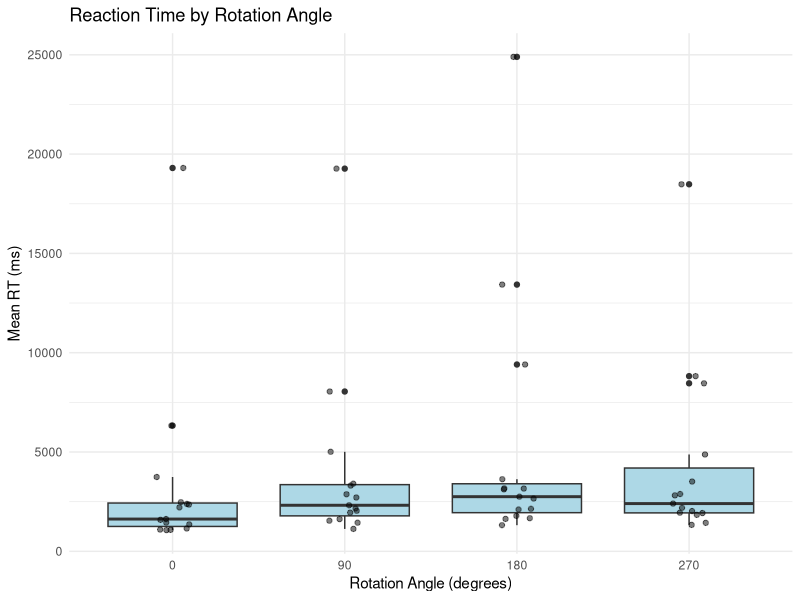
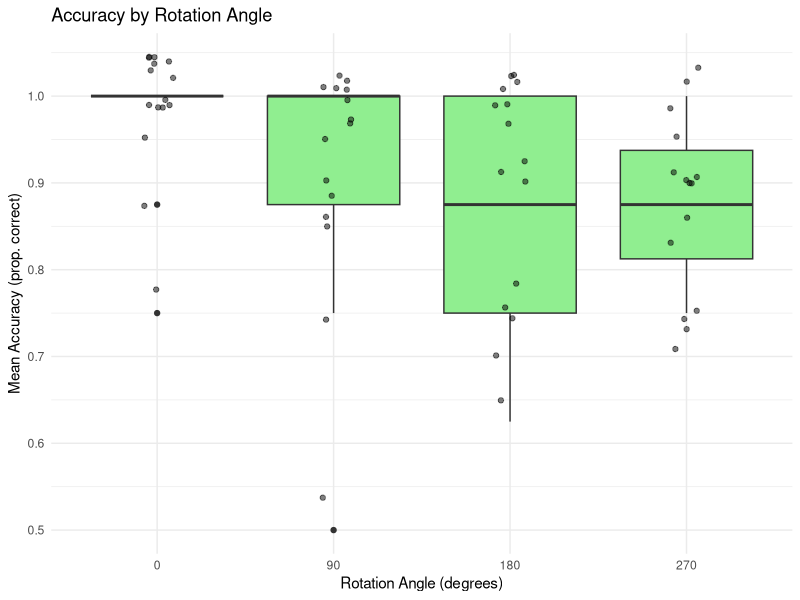
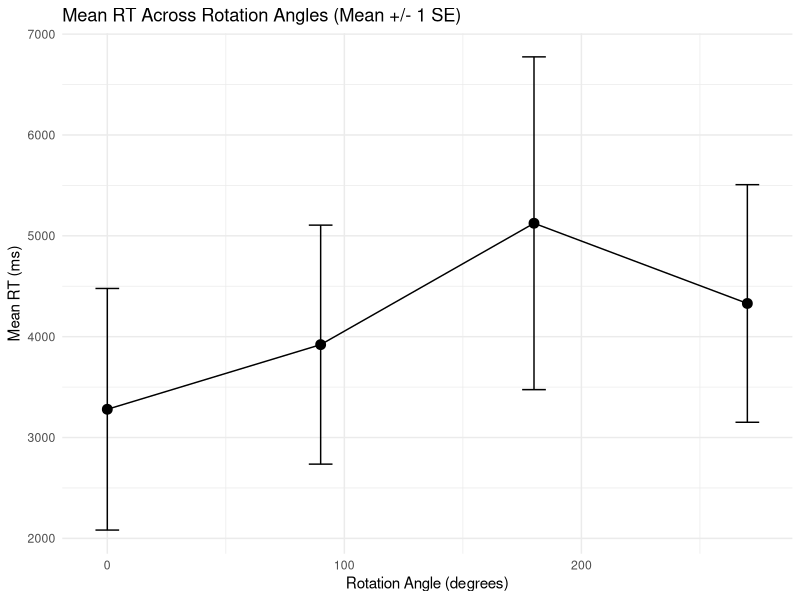
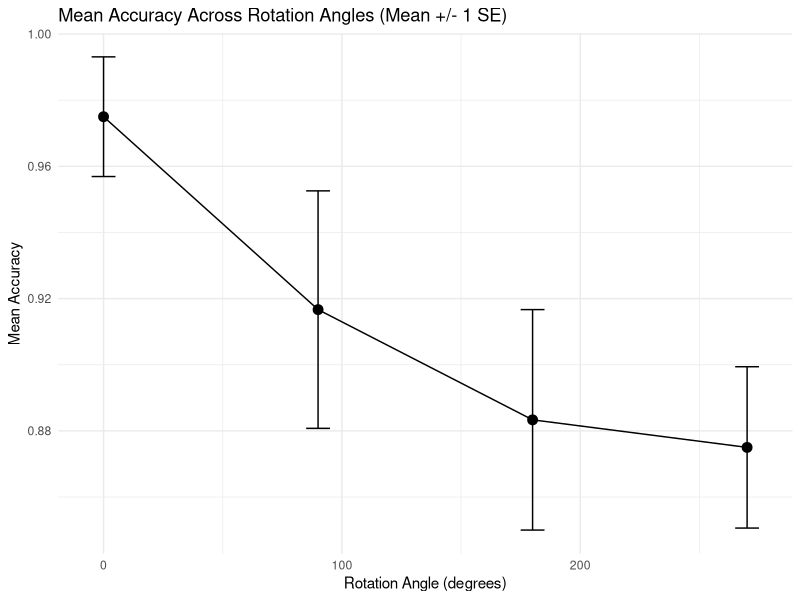
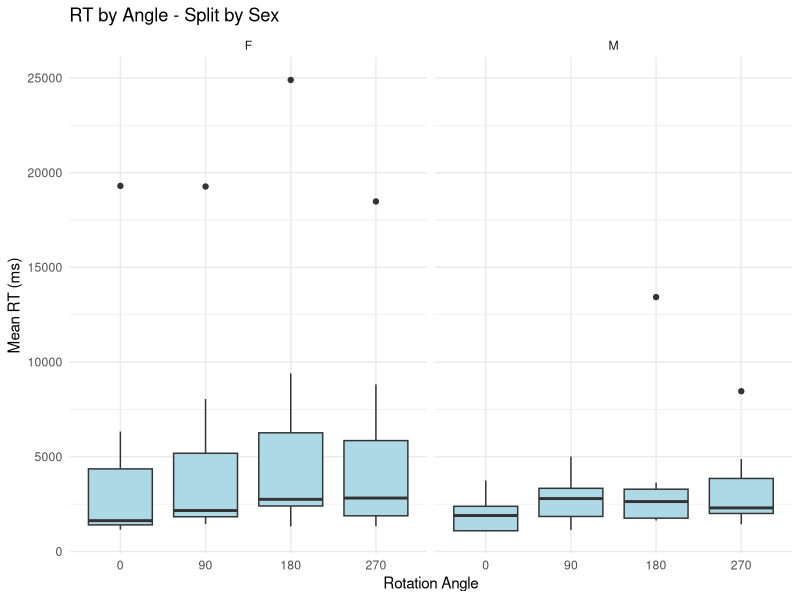
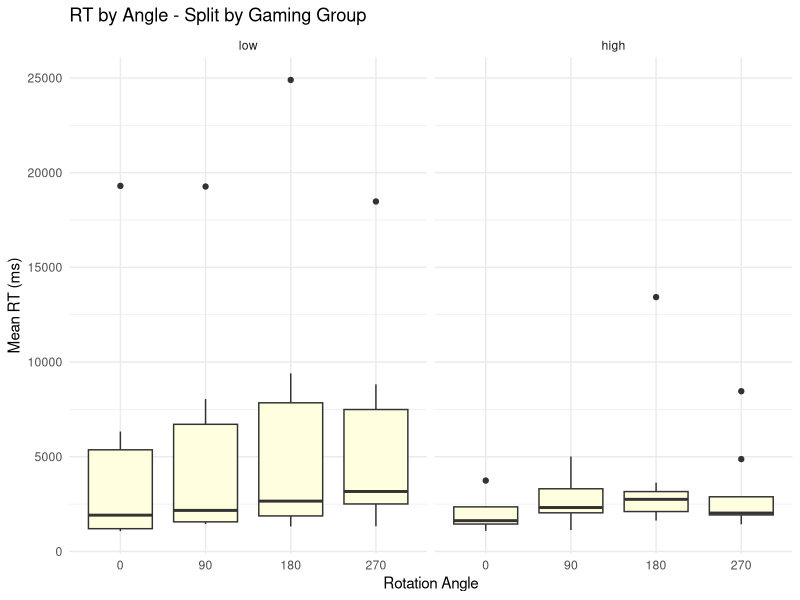
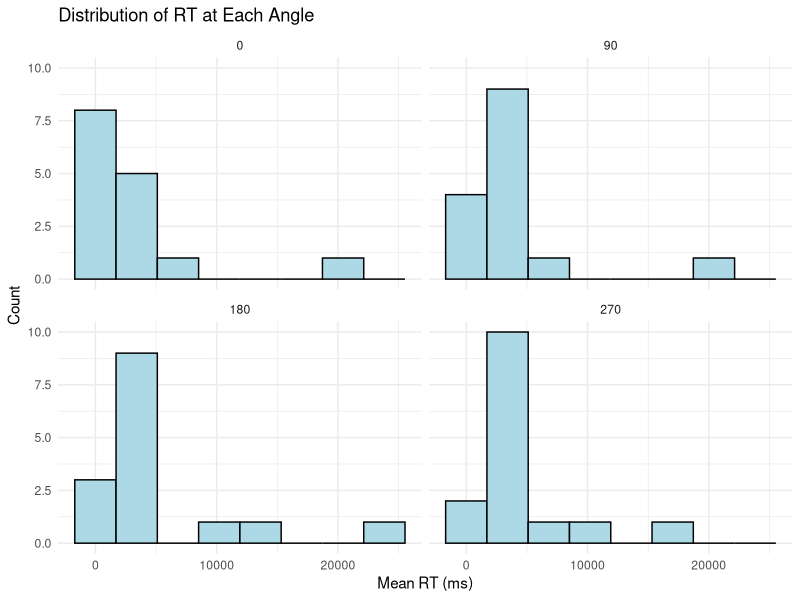
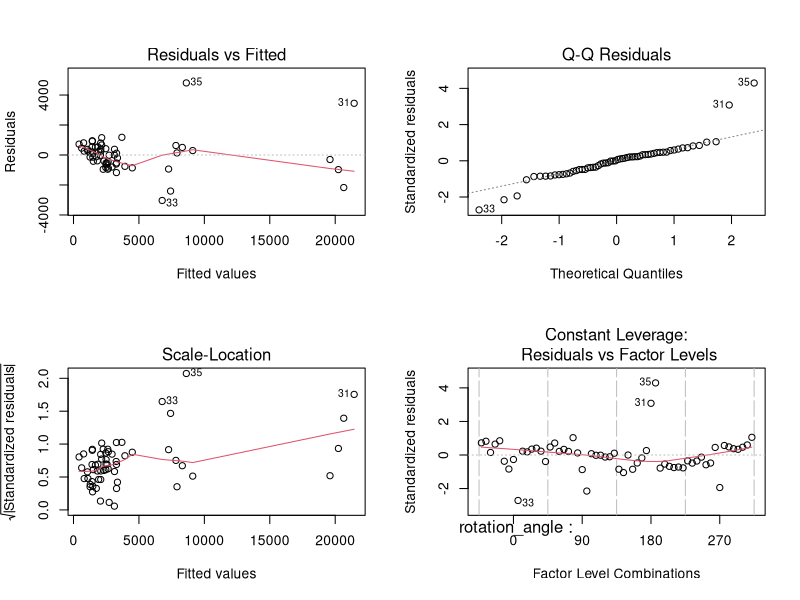

Write the R code that produced these figures, in order.
# MIE237 Final Project R Code - Mental Rotation Analysis
# Baron Liu, Ian Fong, Arya Lum

library(tidyverse)
library(emmeans)

# 1. load and prep data for ANOVA analysis

# read dataset
all_data <- read_csv("full_dataset.csv", show_col_types = FALSE)

# set up factors 
all_data <- all_data %>%
  mutate(
    participant_id = factor(participant_id),
    rotation_angle = factor(rotation_angle, levels = c(0, 90, 180, 270)),
    sex = factor(sex),
    # categorize gaming experience based on hours per week: <5 = "low", >=5 = "high"
    gaming_group = factor(
      ifelse(gaming_hrs_week < 5, "low", "high"),
      levels = c("low", "high")
    )
  )

glimpse(all_data)

# 2. aggregate to participant-level means
# anova needs one value per person per condition
# so average each participant's 8 trials at each angle

summ <- all_data %>%
  group_by(participant_id, rotation_angle, sex, gaming_group, gaming_hrs_week) %>%
  summarize(
    mean_rt = mean(rt_ms),
    mean_acc = mean(correct),
    .groups = "drop"
  )

# 3. descriptive statistics

# rt by angle
summ %>%
  group_by(rotation_angle) %>%
  summarize(
    n = n(),
    mean = mean(mean_rt),
    sd = sd(mean_rt),
    median = median(mean_rt),
    .groups = "drop"
  )

# accuracy by angle
summ %>%
  group_by(rotation_angle) %>%
  summarize(
    n = n(),
    mean = mean(mean_acc),
    sd = sd(mean_acc),
    median = median(mean_acc),
    .groups = "drop"
  )

# by sex
summ %>%
  group_by(rotation_angle, sex) %>%
  summarize(mean_rt = mean(mean_rt), mean_acc = mean(mean_acc), .groups = "drop")

# by gaming group
summ %>%
  group_by(rotation_angle, gaming_group) %>%
  summarize(mean_rt = mean(mean_rt), mean_acc = mean(mean_acc), .groups = "drop")

# 4. descriptive plots 

# boxplots of RT by angle
ggplot(summ, aes(x = rotation_angle, y = mean_rt)) +
  geom_boxplot(fill = "lightblue") +
  geom_jitter(width = 0.1, alpha = 0.5) +
  labs(title = "Reaction Time by Rotation Angle",
       x = "Rotation Angle (degrees)",
       y = "Mean RT (ms)") +
  theme_minimal()

# boxplot of accuracy by angle
ggplot(summ, aes(x = rotation_angle, y = mean_acc)) +
  geom_boxplot(fill = "lightgreen") +
  geom_jitter(width = 0.1, alpha = 0.5) +
  labs(title = "Accuracy by Rotation Angle",
       x = "Rotation Angle (degrees)",
       y = "Mean Accuracy (prop. correct)") +
  theme_minimal()

# line plots with error bars (mean +/- SE)
rt_summary <- summ %>%
  group_by(rotation_angle) %>%
  summarize(mean = mean(mean_rt),
            se = sd(mean_rt) / sqrt(n()),
            .groups = "drop") %>%
  mutate(angle_num = as.numeric(as.character(rotation_angle)))

ggplot(rt_summary, aes(x = angle_num, y = mean)) +
  geom_point(size = 3) +
  geom_line() +
  geom_errorbar(aes(ymin = mean - se, ymax = mean + se), width = 10) +
  labs(title = "Mean RT Across Rotation Angles (Mean +/- 1 SE)",
       x = "Rotation Angle (degrees)", y = "Mean RT (ms)") +
  theme_minimal()

acc_summary <- summ %>%
  group_by(rotation_angle) %>%
  summarize(mean = mean(mean_acc),
            se = sd(mean_acc) / sqrt(n()),
            .groups = "drop") %>%
  mutate(angle_num = as.numeric(as.character(rotation_angle)))

ggplot(acc_summary, aes(x = angle_num, y = mean)) +
  geom_point(size = 3) +
  geom_line() +
  geom_errorbar(aes(ymin = mean - se, ymax = mean + se), width = 10) +
  labs(title = "Mean Accuracy Across Rotation Angles (Mean +/- 1 SE)",
       x = "Rotation Angle (degrees)", y = "Mean Accuracy") +
  theme_minimal()

# boxplots split by sex (lab 2 faceting approach)
ggplot(summ, aes(x = rotation_angle, y = mean_rt)) +
  geom_boxplot(fill = "lightblue") +
  facet_wrap(~ sex) +
  labs(title = "RT by Angle - Split by Sex",
       x = "Rotation Angle", y = "Mean RT (ms)") +
  theme_minimal()

# boxplots split by gaming group
ggplot(summ, aes(x = rotation_angle, y = mean_rt)) +
  geom_boxplot(fill = "lightyellow") +
  facet_wrap(~ gaming_group) +
  labs(title = "RT by Angle - Split by Gaming Group",
       x = "Rotation Angle", y = "Mean RT (ms)") +
  theme_minimal()

# histograms of RT at each angle
ggplot(summ, aes(x = mean_rt)) +
  geom_histogram(bins = 8, fill = "lightblue", color = "black") +
  facet_wrap(~ rotation_angle) +
  labs(title = "Distribution of RT at Each Angle",
       x = "Mean RT (ms)", y = "Count") +
  theme_minimal()

# 5. blocked (within-subjects) ANOVA (lab 10)
# each participant did all 4 angles, so participant is a block
# aov(accuracy ~ condition + participant)

# --- RT ---
rt_aov <- aov(mean_rt ~ rotation_angle + participant_id, data = summ)
summary(rt_aov)

# --- Accuracy ---
acc_aov <- aov(mean_acc ~ rotation_angle + participant_id, data = summ)
summary(acc_aov)

# 6. model diagnostics (labs 7, 10, 11)
# plot(model) gives the 4 standard diagnostic plots:
#   1. residuals vs fitted - check for constant variance / patterns
#   2. QQ plot - check normality of residuals
#   3. scale-location - another variance check
#   4. residuals vs leverage - influential points

# RT diagnostics
par(mfrow = c(2, 2))
plot(rt_aov)
par(mfrow = c(1, 1))

# accuracy diagnostics
par(mfrow = c(2, 2))
plot(acc_aov)
par(mfrow = c(1, 1))

# ggplot QQ plots
rt_residuals <- tibble(resid = residuals(rt_aov))

ggplot(rt_residuals, aes(sample = resid)) +
  stat_qq() +
  stat_qq_line(color = "red") +
  labs(title = "RT: Normal Q-Q Plot of Residuals",
       x = "Theoretical Quantiles", y = "Sample Quantiles") +
  theme_minimal()

acc_residuals <- tibble(resid = residuals(acc_aov))

ggplot(acc_residuals, aes(sample = resid)) +
  stat_qq() +
  stat_qq_line(color = "red") +
  labs(title = "Accuracy: Normal Q-Q Plot of Residuals",
       x = "Theoretical Quantiles", y = "Sample Quantiles") +
  theme_minimal()

# histogram of residuals
ggplot(rt_residuals, aes(x = resid)) +
  geom_histogram(bins = 12, fill = "lightblue", color = "black") +
  labs(title = "RT: Histogram of Residuals", x = "Residuals", y = "Count") +
  theme_minimal()

ggplot(acc_residuals, aes(x = resid)) +
  geom_histogram(bins = 12, fill = "lightgreen", color = "black") +
  labs(title = "Accuracy: Histogram of Residuals", x = "Residuals", y = "Count") +
  theme_minimal()

# 7. post-hoc pairwise comparisons using emmeans with Tukey adjustment

emm_rt <- emmeans(rt_aov, ~ rotation_angle)
pairs(emm_rt, adjust = "tukey")

emm_acc <- emmeans(acc_aov, ~ rotation_angle)
pairs(emm_acc, adjust = "tukey")

# 8. secondary blocked two-factor ANOVAs with participant-level variables
# rotation_angle is the within-subject factor
# sex and gaming_group are participant-level categorical variables
# participant_id is included as the blocking factor

# sex x rotation angle
fit_sex <- aov(mean_rt ~ rotation_angle * sex + participant_id, data = summ)
summary(fit_sex)

fit_sex_acc <- aov(mean_acc ~ rotation_angle * sex + participant_id, data = summ)
summary(fit_sex_acc)

# gaming x rotation angle
fit_game <- aov(mean_rt ~ rotation_angle * gaming_group + participant_id, data = summ)
summary(fit_game)

fit_game_acc <- aov(mean_acc ~ rotation_angle * gaming_group + participant_id, data = summ)
summary(fit_game_acc)

# 9. interaction plots 

# sex x angle: RT
ggplot(summ, aes(x = rotation_angle, y = mean_rt, colour = sex)) +
  geom_jitter(width = 0.08, alpha = 0.4, size = 2) +
  stat_summary(fun = mean, geom = "point", size = 4) +
  stat_summary(fun = mean, geom = "line", aes(group = sex), linewidth = 1.2) +
  labs(title = "Interaction: Sex x Angle (RT)",
       x = "Rotation Angle", y = "Mean RT (ms)") +
  theme_classic(base_size = 14)

# sex x angle: accuracy
ggplot(summ, aes(x = rotation_angle, y = mean_acc, colour = sex)) +
  geom_jitter(width = 0.08, alpha = 0.4, size = 2) +
  stat_summary(fun = mean, geom = "point", size = 4) +
  stat_summary(fun = mean, geom = "line", aes(group = sex), linewidth = 1.2) +
  labs(title = "Interaction: Sex x Angle (Accuracy)",
       x = "Rotation Angle", y = "Mean Accuracy") +
  theme_classic(base_size = 14)

# gaming x angle: RT
ggplot(summ, aes(x = rotation_angle, y = mean_rt, colour = gaming_group)) +
  geom_jitter(width = 0.08, alpha = 0.4, size = 2) +
  stat_summary(fun = mean, geom = "point", size = 4) +
  stat_summary(fun = mean, geom = "line", aes(group = gaming_group), linewidth = 1.2) +
  labs(title = "Interaction: Gaming x Angle (RT)",
       x = "Rotation Angle", y = "Mean RT (ms)") +
  theme_classic(base_size = 14)

# gaming x angle: accuracy
ggplot(summ, aes(x = rotation_angle, y = mean_acc, colour = gaming_group)) +
  geom_jitter(width = 0.08, alpha = 0.4, size = 2) +
  stat_summary(fun = mean, geom = "point", size = 4) +
  stat_summary(fun = mean, geom = "line", aes(group = gaming_group), linewidth = 1.2) +
  labs(title = "Interaction: Gaming x Angle (Accuracy)",
       x = "Rotation Angle", y = "Mean Accuracy") +
  theme_classic(base_size = 14)

# simple effects if interaction is significant (lab 11)
emm_sex_rt <- emmeans(fit_sex, ~ rotation_angle | sex)
pairs(emm_sex_rt, adjust = "tukey")

emm_game_rt <- emmeans(fit_game, ~ rotation_angle | gaming_group)
pairs(emm_game_rt, adjust = "tukey")
